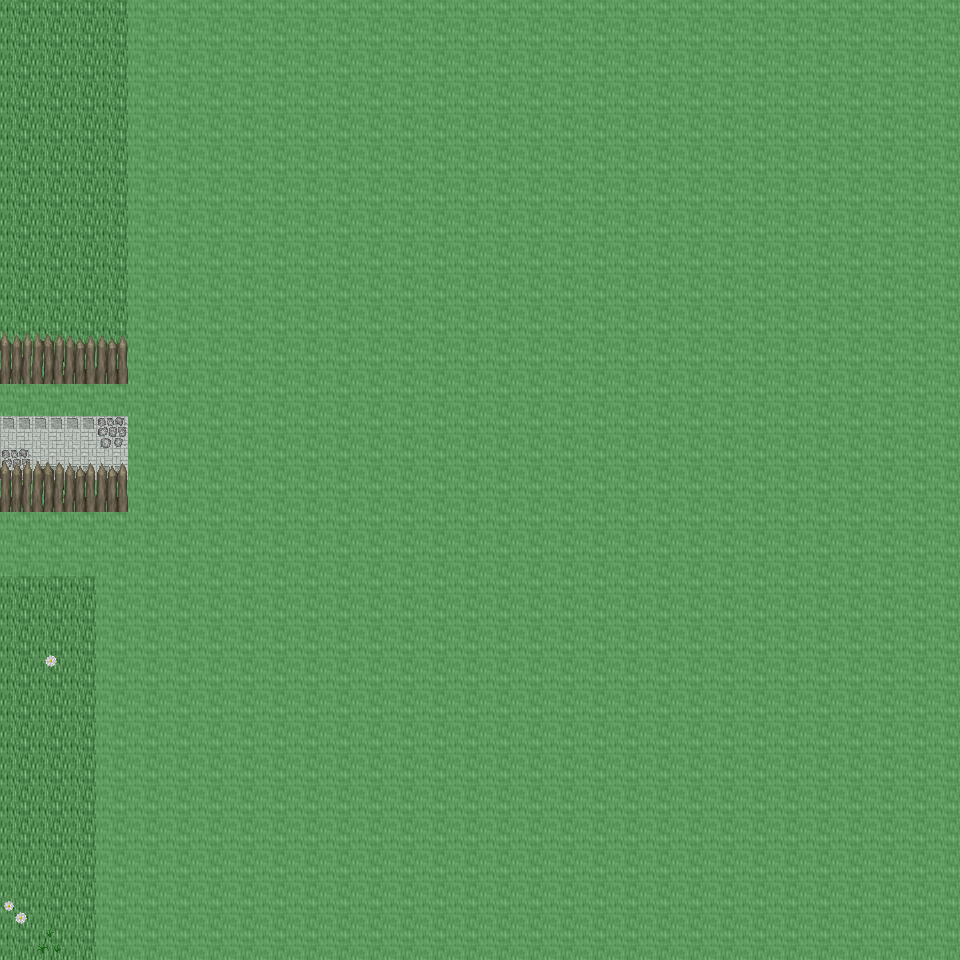

A level layout from a 2D game, rendered from its tile map. Below: a short description, then the map file with tile-grid data replaced by summaries:
An orthogonal 30x30 tile map with 32x32 px tiles, 6 tile layers (Ground, Object, Object2, Above, ...), 32 tilesets and 4 objects (4x mapchange).

<map version="1.0" orientation="orthogonal" renderorder="right-down" width="30" height="30" tilewidth="32" tileheight="32" nextobjectid="5">
  <tileset firstgid="1" name="tileset_ground_ground" tilewidth="32" tileheight="32" tilecount="33" columns="3">
    <image source="../drawable/tileset_ground_ground.png" width="96" height="352" />
  </tileset>
  <tileset firstgid="34" name="tileset_ground_cobbled_paving" tilewidth="32" tileheight="32" tilecount="1" columns="1">
    <image source="../drawable/tileset_ground_cobbled_paving.png" width="32" height="32" />
  </tileset>
  <tileset firstgid="35" name="tileset_plant_grasses" tilewidth="32" tileheight="32" tilecount="6" columns="3">
    <image source="../drawable/tileset_plant_grasses.png" width="96" height="64" />
  </tileset>
  <tileset firstgid="41" name="tileset_plant_flower_daisy_white" tilewidth="32" tileheight="32" tilecount="8" columns="2">
    <image source="../drawable/tileset_plant_flower_daisy_white.png" width="64" height="128" />
  </tileset>
  <tileset firstgid="49" name="tileset_ground_ridge_earth_pale" tilewidth="32" tileheight="32" tilecount="96" columns="12">
    <image source="../drawable/tileset_ground_ridge_earth_pale.png" width="384" height="256" />
  </tileset>
  <tileset firstgid="145" name="tileset_plant_leaves" tilewidth="32" tileheight="32" tilecount="8" columns="4">
    <image source="../drawable/tileset_plant_leaves.png" width="128" height="64" />
  </tileset>
  <tileset firstgid="153" name="tileset_ground_grass_edges" tilewidth="32" tileheight="32" tilecount="36" columns="12">
    <image source="../drawable/tileset_ground_grass_edges.png" width="384" height="96" />
  </tileset>
  <tileset firstgid="189" name="tileset_ground_grass_corners" tilewidth="32" tileheight="32" tilecount="24" columns="6">
    <image source="../drawable/tileset_ground_grass_corners.png" width="192" height="128" />
  </tileset>
  <tileset firstgid="213" name="tileset_building_roof_blue" tilewidth="32" tileheight="32" tilecount="20" columns="5">
    <image source="../drawable/tileset_building_roof_blue.png" width="160" height="128" />
  </tileset>
  <tileset firstgid="233" name="tileset_building_wall_wall_brown" tilewidth="32" tileheight="32" tilecount="12" columns="3">
    <image source="../drawable/tileset_building_wall_wall_brown.png" width="96" height="128" />
  </tileset>
  <tileset firstgid="245" name="tileset_plant_tree_tree_darkgreen" tilewidth="32" tileheight="32" tilecount="88" columns="8">
    <image source="../drawable/tileset_plant_tree_tree_darkgreen.png" width="256" height="352" />
  </tileset>
  <tileset firstgid="333" name="tileset_building_roof_red" tilewidth="32" tileheight="32" tilecount="20" columns="5">
    <image source="../drawable/tileset_building_roof_red.png" width="160" height="128" />
  </tileset>
  <tileset firstgid="353" name="tileset_plant_bush_bushes" tilewidth="32" tileheight="32" tilecount="10" columns="5">
    <image source="../drawable/tileset_plant_bush_bushes.png" width="160" height="64" />
  </tileset>
  <tileset firstgid="363" name="tileset_building_window_window_left" tilewidth="32" tileheight="32" tilecount="2" columns="2">
    <image source="../drawable/tileset_building_window_window_left.png" width="64" height="32" />
  </tileset>
  <tileset firstgid="365" name="tileset_building_window_window_right" tilewidth="32" tileheight="32" tilecount="2" columns="2">
    <image source="../drawable/tileset_building_window_window_right.png" width="64" height="32" />
  </tileset>
  <tileset firstgid="367" name="tileset_building_door_door_n" tilewidth="32" tileheight="32" tilecount="6" columns="3">
    <image source="../drawable/tileset_building_door_door_n.png" width="96" height="64" />
  </tileset>
  <tileset firstgid="373" name="tileset_ground_green_paving_4" tilewidth="32" tileheight="32" tilecount="3" columns="3">
    <image source="../drawable/tileset_ground_green_paving_4.png" width="96" height="32" />
  </tileset>
  <tileset firstgid="376" name="tileset_item_postbox" tilewidth="32" tileheight="32" tilecount="4" columns="2">
    <image source="../drawable/tileset_item_postbox.png" width="64" height="64" />
  </tileset>
  <tileset firstgid="380" name="tileset_plant_bush_hedge" tilewidth="32" tileheight="32" tilecount="35" columns="5">
    <image source="../drawable/tileset_plant_bush_hedge.png" width="160" height="224" />
  </tileset>
  <tileset firstgid="415" name="tileset_building_door_closed" tilewidth="32" tileheight="32" tilecount="1" columns="1">
    <image source="../drawable/tileset_building_door_closed.png" width="32" height="32" />
  </tileset>
  <tileset firstgid="416" name="tileset_building_decoration_rocks_2" tilewidth="32" tileheight="32" tilecount="2" columns="1">
    <image source="../drawable/tileset_building_decoration_rocks_2.png" width="32" height="64" />
  </tileset>
  <tileset firstgid="418" name="tileset_plant_stump_rectangular" tilewidth="32" tileheight="32" tilecount="4" columns="2">
    <image source="../drawable/tileset_plant_stump_rectangular.png" width="64" height="64" />
  </tileset>
  <tileset firstgid="422" name="tileset_plant_stump_stump_purple" tilewidth="32" tileheight="32" tilecount="4" columns="2">
    <image source="../drawable/tileset_plant_stump_stump_purple.png" width="64" height="64" />
  </tileset>
  <tileset firstgid="426" name="tileset_building_fence_fence_chunky" tilewidth="32" tileheight="32" tilecount="21" columns="3">
    <image source="../drawable/tileset_building_fence_fence_chunky.png" width="96" height="224" />
  </tileset>
  <tileset firstgid="447" name="tileset_plant_stump_small_stump" tilewidth="32" tileheight="32" tilecount="4" columns="2">
    <image source="../drawable/tileset_plant_stump_small_stump.png" width="64" height="64" />
  </tileset>
  <tileset firstgid="451" name="tileset_building_decoration_chimney" tilewidth="32" tileheight="32" tilecount="2" columns="1">
    <image source="../drawable/tileset_building_decoration_chimney.png" width="32" height="64" />
  </tileset>
  <tileset firstgid="453" name="tileset_logic_collision" tilewidth="32" tileheight="32" tilecount="1" columns="1">
    <image source="../drawable/tileset_logic_collision.png" width="32" height="32" />
  </tileset>
  <tileset firstgid="454" name="tileset_furniture_chair_bench_iron" tilewidth="32" tileheight="32" tilecount="4" columns="2">
    <image source="../drawable/tileset_furniture_chair_bench_iron.png" width="64" height="64" />
  </tileset>
  <tileset firstgid="458" name="tileset_ground_green_paving" tilewidth="32" tileheight="32" tilecount="18" columns="3">
    <image source="../drawable/tileset_ground_green_paving.png" width="96" height="192" />
  </tileset>
  <tileset firstgid="476" name="tileset_building_fence_palisade" tilewidth="32" tileheight="32" tilecount="84" columns="6">
    <image source="../drawable/tileset_building_fence_palisade.png" width="192" height="448" />
  </tileset>
  <tileset firstgid="560" name="tileset_furniture_light_lamp_blue" tilewidth="32" tileheight="32" tilecount="3" columns="1">
    <image source="../drawable/tileset_furniture_light_lamp_blue.png" width="32" height="96" />
  </tileset>
  <tileset firstgid="563" name="tileset_plant_flower_flowers_mixed" tilewidth="32" tileheight="32" tilecount="16" columns="4">
    <image source="../drawable/tileset_plant_flower_flowers_mixed.png" width="128" height="128" />
  </tileset>
  <layer name="Ground" width="30" height="30">
    <data>[900 cells, 900 non-empty, 2 distinct tile ids]</data>
  </layer>
  <layer name="Object" width="30" height="30">
    <data>[900 cells, 66 non-empty, 10 distinct tile ids]</data>
  </layer>
  <layer name="Object2" width="30" height="30">
    <data>[900 cells, 89 non-empty, 12 distinct tile ids]</data>
  </layer>
  <layer name="Above" width="30" height="30">
    <data>[900 cells, 25 non-empty, 11 distinct tile ids]</data>
  </layer>
  <layer name="Above2" width="30" height="30">
    <data>[900 cells, 2 non-empty, 2 distinct tile ids]</data>
  </layer>
  <layer name="Walkable" width="30" height="30">
    <data>[900 cells, 804 non-empty, 1 distinct tile ids]</data>
  </layer>
  <objectgroup name="MapEvents">
    <object id="1" name="south" type="mapchange" x="0" y="928" width="96" height="32">
      <properties>
        <property name="map" value="0_ados_mountain_n2_w2_x1_y1" />
        <property name="place" value="north" />
      </properties>
    </object>
    <object id="2" name="west" type="mapchange" x="0" y="0" width="32" height="384">
      <properties>
        <property name="map" value="0_ados_mountain_n2_w2_x0_y0" />
        <property name="place" value="east" />
      </properties>
    </object>
    <object id="3" name="west2" type="mapchange" x="0" y="416" width="32" height="96">
      <properties>
        <property name="map" value="0_ados_mountain_n2_w2_x0_y0" />
        <property name="place" value="east2" />
      </properties>
    </object>
    <object id="4" name="west3" type="mapchange" x="0" y="576" width="32" height="384">
      <properties>
        <property name="map" value="0_ados_mountain_n2_w2_x0_y0" />
        <property name="place" value="east3" />
      </properties>
    </object>
  </objectgroup>
</map>
